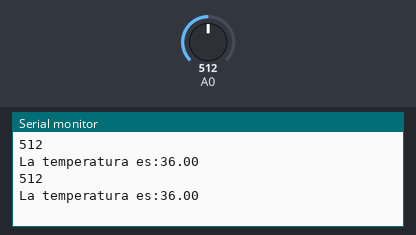
Recording of a sketch running on a simulated Arduino Uno, built with avr-gcc and run on an emulated ATmega328P. Parts: the last lines printed to the serial monitor. Inputs (shaded band) come from the test bench; at power-on: A0 = 512.

Above: at 2.8 s.
2.9 s: A0 set to 716
At 3.6 s:
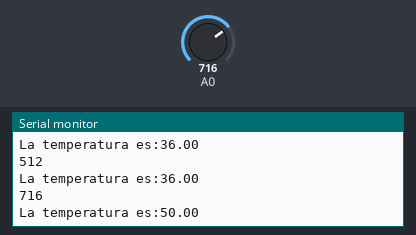
4.4 s: A0 set to 900
At 5.8 s:
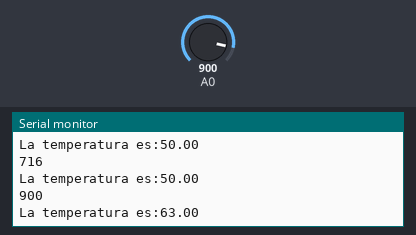
Timing chart, 0 to 7.4 s (numbered marks = the images above; inputs shaded):
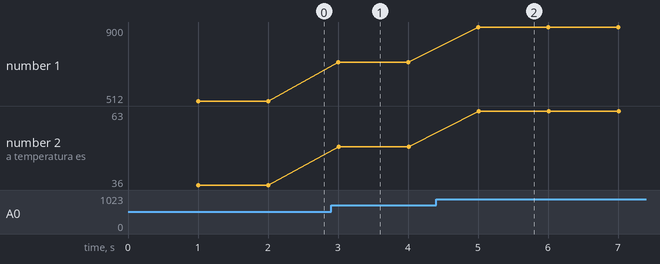

Measured:
- after the input at 2.9 s, the serial monitor: prints a new line after 0.10 s (image 1)
- after the input at 4.4 s, the serial monitor: prints a new line after 0.60 s (image 2)
- plotted number 1: 512 → 716 after the input at 2.9 s, 716 → 900 after the input at 4.4 s
- plotted number 2: 36 → 50 after the input at 2.9 s, 50 → 63 after the input at 4.4 s

The sketch:

sketch_oct05a.ino
```cpp
void setup() {
  pinMode(A0,INPUT);
  Serial.begin(9600);
}

int pot1 = 0;
double temp;
void loop() {
  delay(1000);
  pot1=analogRead(A0);
  temp=map(pot1,0,1023,0,72);
  Serial.println(pot1);
  Serial.print("La temperatura es:");
  Serial.println(temp);
}
```
